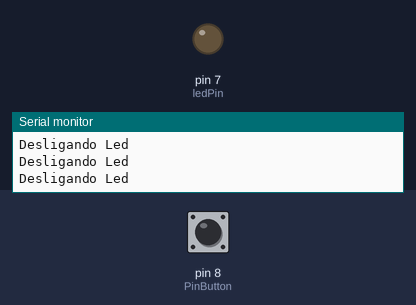
The sketch below on a simulated Arduino Uno, built with avr-gcc and run on an emulated ATmega328P. Shown: output pins drawn as LEDs (lit = HIGH), the last lines printed to the serial monitor. The inputs (shaded band) are chosen by the test bench; at power-on: pin 8 (PinButton) LOW.

Above: at 1.3 s.
1.4 s: pin 8 (PinButton) pulled HIGH for 3.2 s
At 4.4 s:
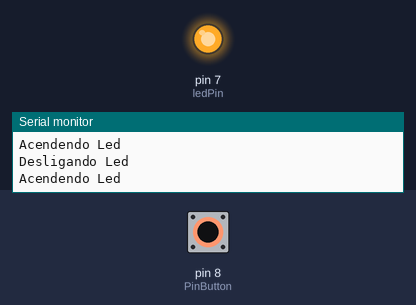
6.1 s: pin 8 (PinButton) pulled HIGH for 0.6 s
At 7.5 s:
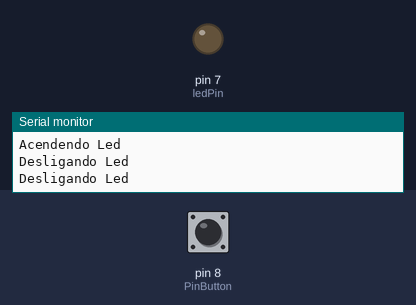
8.2 s: pin 8 (PinButton) pulled HIGH for 1 s
At 9.4 s:
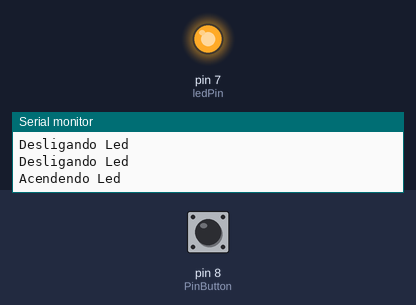
Timing chart, 0 to 11.2 s (numbered marks = the images above; inputs shaded):
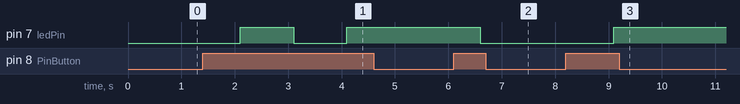

The sketch:

sketch_jul24a.ino
```cpp
#define PinButton 8
#define ledPin 7

int estado = 0;
int guarda_estado = LOW;

void setup()
{
  pinMode(PinButton, INPUT);
  pinMode(ledPin, OUTPUT);
  Serial.begin(9600);
  delay(100);
 }

  void loop(){

  estado = digitalRead(PinButton);

    if ( estado == HIGH)
    {
      guarda_estado = !guarda_estado;
      delay(500);
    }
    if (guarda_estado == HIGH)
    {
     digitalWrite(ledPin, HIGH);
     Serial.println("Acendendo Led");
    }
    else
    {
      digitalWrite(ledPin, LOW);
      Serial.println("Desligando Led");
    }
    delay(500);
  }
```

Measured:
- after the input at 1.4 s, pin 7 (ledPin): LOW → HIGH after 0.70 s, → LOW 1.0 s later, → HIGH 1.0 s later
- after the input at 6.1 s, pin 7 (ledPin): HIGH → LOW after 0.50 s
- after the input at 8.2 s, pin 7 (ledPin): LOW → HIGH after 0.90 s
